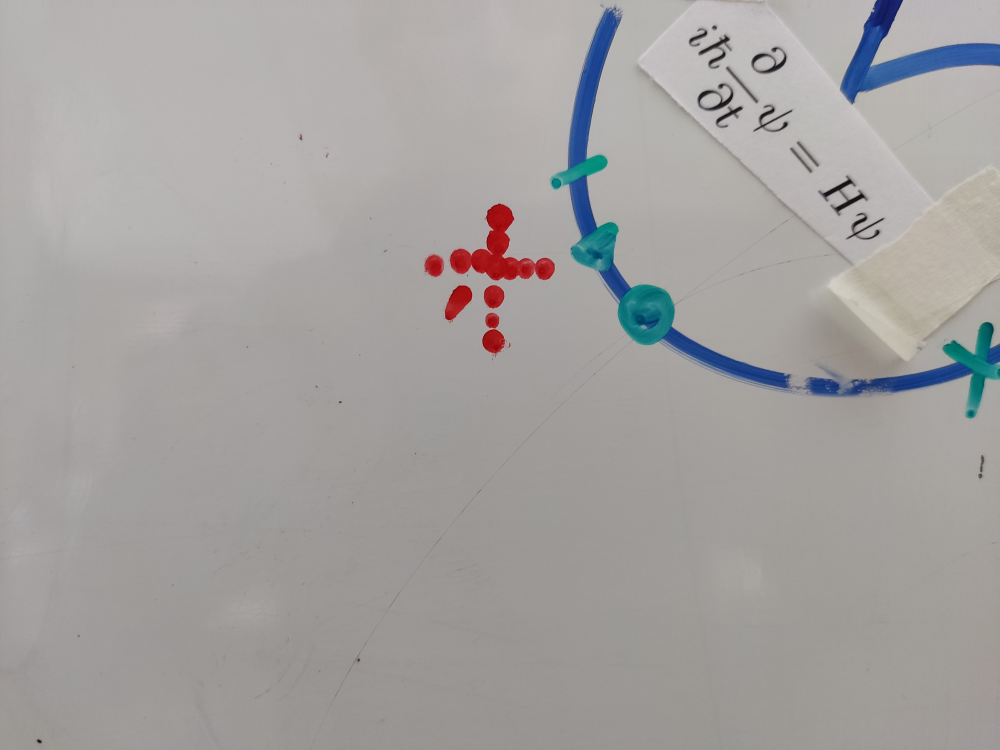
#> input picture eda/eda315-1.jpg, 4000 x 3000 px (shown at 1/4 size)
$ python direction3,2.py
#> lines starting #> are read from the running program, lines starting #| are printed output that depends on the picture; after the words box and inside, x2 and y2 are one past the last pixel; in counts of white or black regions, pixels touching at a corner belong together; long printed decimals are rounded
from exif import Image
from datetime import datetime
import cv2
import math
import numpy as np


# [12 lines of commented-out code are left out]
def get_time_difference(image_1, image_2):
    return "1q"

def convert_to_cv(image_1, image_2):
#> called with image_1 = 'eda315-1.jpg', image_2 = 'eda315-2.jpg'
    image_1_cv = cv2.imread(image_1, 0)
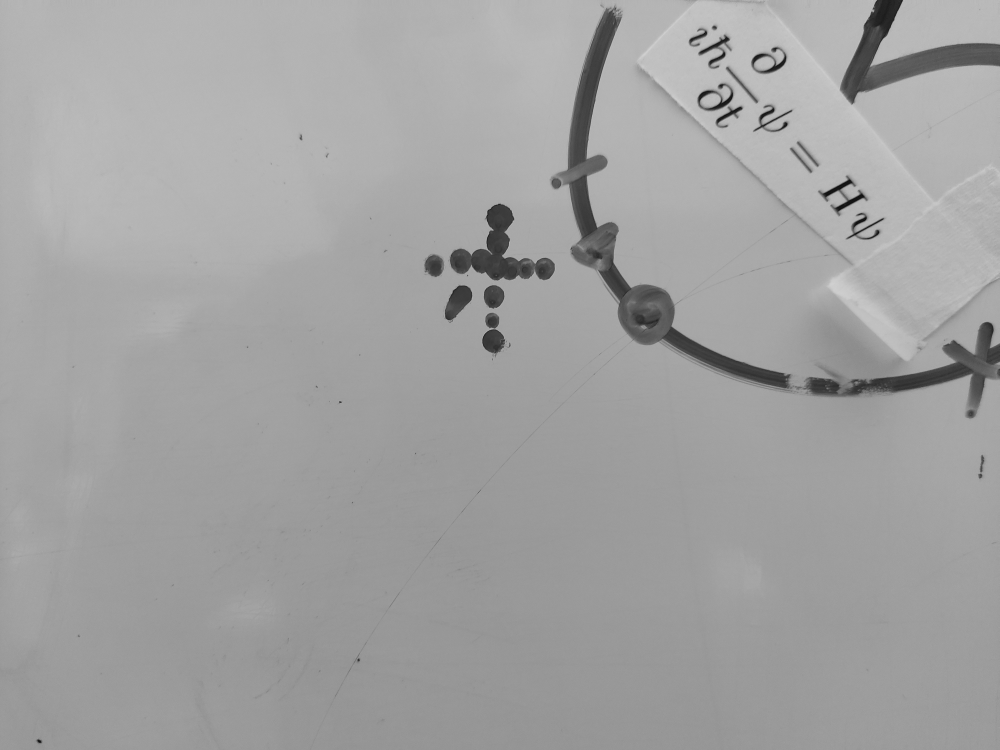
#> image_1_cv: shape (3000, 4000) (shown at 1/4 size); min 0, max 212, mean 161.7
    image_2_cv = cv2.imread(image_2, 0)
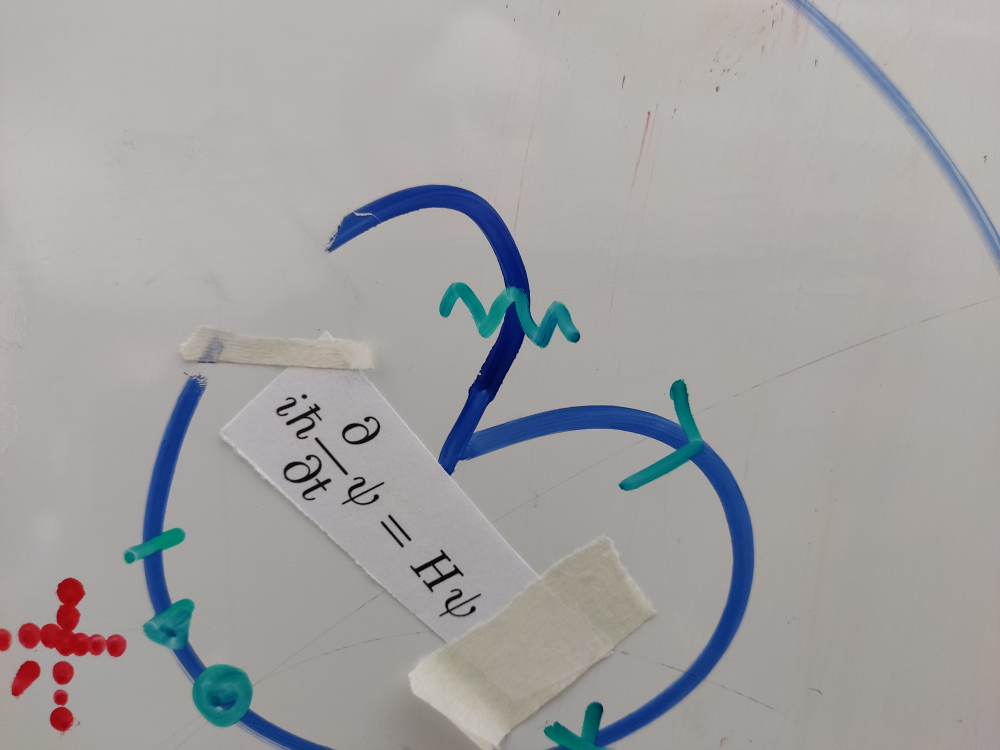
#> input picture eda/eda315-2.jpg, 4000 x 3000 px (shown at 1/4 size)
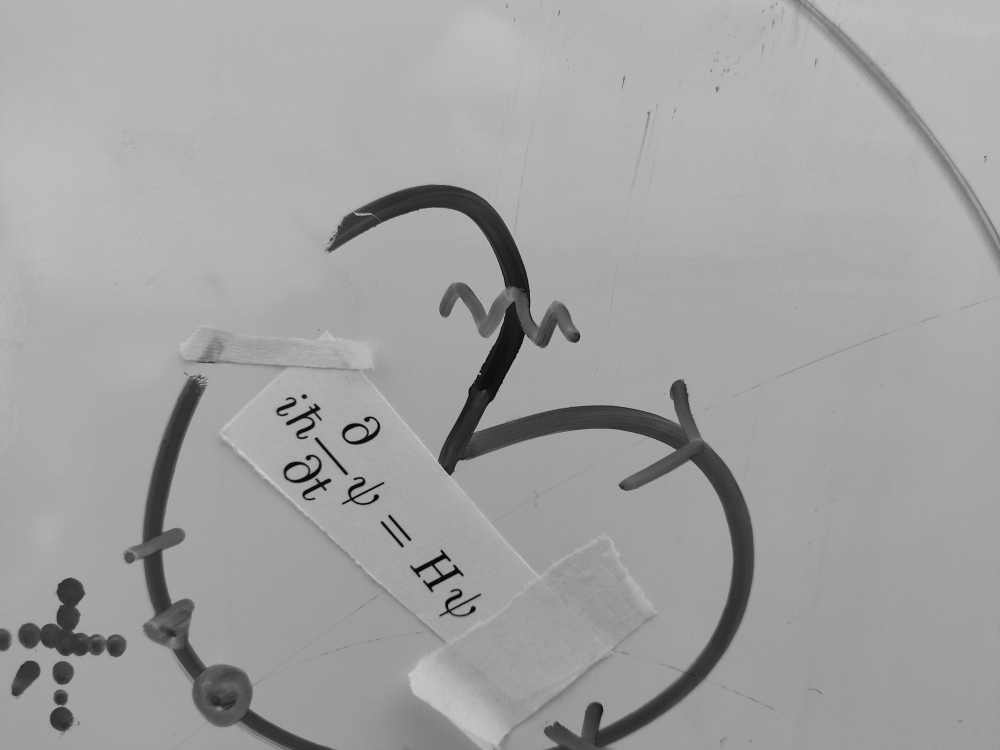
#> image_2_cv: shape (3000, 4000) (shown at 1/4 size); min 0, max 208, mean 161.3
    return image_1_cv, image_2_cv

def calculate_features(image_1, image_2, feature_number):
#> called with feature_number = 1000
    orb = cv2.ORB_create(nfeatures = feature_number)
    keypoints_1, descriptors_1 = orb.detectAndCompute(image_1_cv, None)
#> keypoints_1 = 1000 keypoints; strongest (x, y, size): (1358, 1607, 37.2), (1359, 1609, 31), (1358, 1609, 37.2), (1359, 1606, 44.6)
    keypoints_2, descriptors_2 = orb.detectAndCompute(image_2_cv, None)
#> keypoints_2 = 1000 keypoints; strongest (x, y, size): (1218, 1584, 111.1), (1211, 1584, 111.1), (1221, 1586, 92.6), (1918, 1488, 31)
    return keypoints_1, keypoints_2, descriptors_1, descriptors_2

def calculate_matches(descriptors_1, descriptors_2):
    brute_force = cv2.BFMatcher(cv2.NORM_HAMMING, crossCheck=True)
    matches = brute_force.match(descriptors_1, descriptors_2)
    matches = sorted(matches, key=lambda x: x.distance)
    return matches

image_2 = 'eda315-2.jpg'
image_1 = 'eda315-1.jpg'

def display_matches(image_1_cv, keypoints_1, image_2_cv, keypoints_2, matches):
    match_img = cv2.drawMatches(image_1_cv, keypoints_1, image_2_cv, keypoints_2, matches[:100], None)
    resize = cv2.resize(match_img, (1600,600), interpolation = cv2.INTER_AREA)
    cv2.imshow('matches', resize)
    cv2.waitKey(0)
    cv2.destroyWindow('matches')

def find_matching_coordinates(keypoints_1, keypoints_2, matches):
    coordinates_1 = []
    coordinates_2 = []
    global x_1all_div
    global x_2all_div
    global y_1all_div
    global y_2all_div
    x_1all=0
    x_2all=0
    y_1all=0
    y_2all=0
    counter=0
    for match in matches:
        image_1_idx = match.queryIdx
        image_2_idx = match.trainIdx
        (x1,y1) = keypoints_1[image_1_idx].pt
        (x2,y2) = keypoints_2[image_2_idx].pt
        coordinates_1.append((x1,y1))
        coordinates_2.append((x2,y2))
        counter+=1
        x_1all=x_1all+x1
        x_2all=x_2all+x2
        y_1all=y_1all+y1
        y_2all=y_2all+y2
    x_1all_div=x_1all/counter
    x_2all_div=x_2all/counter
    y_1all_div=y_1all/counter
    y_2all_div=y_2all/counter
    print(x_1all_div)
    print(x_2all_div)
    print(y_1all_div)
    print(y_2all_div)

    global direction_x
    global direction_y
    delta_x = x_1all_div-x_2all_div
    if delta_x > 0:
        direction_x = "left"
    elif delta_x < 0:
        direction_x = "right"
    else:
        direction_x = "null"
    delta_y = y_1all_div-y_2all_div
    if delta_y > 0:
        direction_y = "up"
    elif delta_y < 0:
        direction_y = "down"
    else:
        direction_y = "null"

    delta_x = abs(delta_x)
    delta_y = abs(delta_y)

    tangens_angle_for_general_direction_radians = np.arctan((delta_y)/(delta_x))
    tangens_angle_for_general_direction_degrees = tangens_angle_for_general_direction_radians * (360/(2*np.pi))
    print("Tan angle for direction:", tangens_angle_for_general_direction_degrees, "therefore IMAGE shifted", direction_x, direction_y)


    return coordinates_1, coordinates_2

def calculate_mean_distance(coordinates_1, coordinates_2):
    all_distances = 0
    merged_coordinates = list(zip(coordinates_1, coordinates_2))
    for coordinate in merged_coordinates:
        x_difference = coordinate[0][0] - coordinate[1][0]
        y_difference = coordinate[0][1] - coordinate[1][1]
        distance = math.hypot(x_difference, y_difference)
        all_distances = all_distances + distance
    return all_distances / len(merged_coordinates)
import statistics

def calculate_median_tgangle(coordinates_1, coordinates_2):
    all_tgangles = []
    merged_coordinates = list(zip(coordinates_1, coordinates_2))
    for coordinate in merged_coordinates:
        x_difference = coordinate[0][0] - coordinate[1][0]
        y_difference = coordinate[0][1] - coordinate[1][1]
        if x_difference != 0:
            tgangle = y_difference / (x_difference)
            all_tgangles.append(tgangle)
    return statistics.median(all_tgangles)

def calculate_mean_tgangle(coordinates_1, coordinates_2):
    all_tgangles = 0
    merged_coordinates = list(zip(coordinates_1, coordinates_2))
    for coordinate in merged_coordinates:
        x_difference = coordinate[0][0] - coordinate[1][0]
        y_difference = coordinate[0][1] - coordinate[1][1]
        if x_difference !=0:
            tgangle = y_difference / (x_difference)
            all_tgangles = all_tgangles + tgangle
    return all_tgangles / len(merged_coordinates)


# [4 lines of commented-out code are left out]

time_difference = get_time_difference(image_1, image_2)
image_1_cv, image_2_cv = convert_to_cv(image_1, image_2)
keypoints_1, keypoints_2, descriptors_1, descriptors_2 = calculate_features(image_1_cv, image_2_cv, 1000)
matches = calculate_matches(descriptors_1, descriptors_2)
#> in calculate_matches, `matches = brute_force.match(descriptors_1, descriptors_2)`: matches = 252 matches
#> matches = 252 matches
display_matches(image_1_cv, keypoints_1, image_2_cv, keypoints_2, matches)
#> in display_matches, `match_img = cv2.drawMatches(image_1_cv, keypoints_1, image_2_cv, keypo..`:
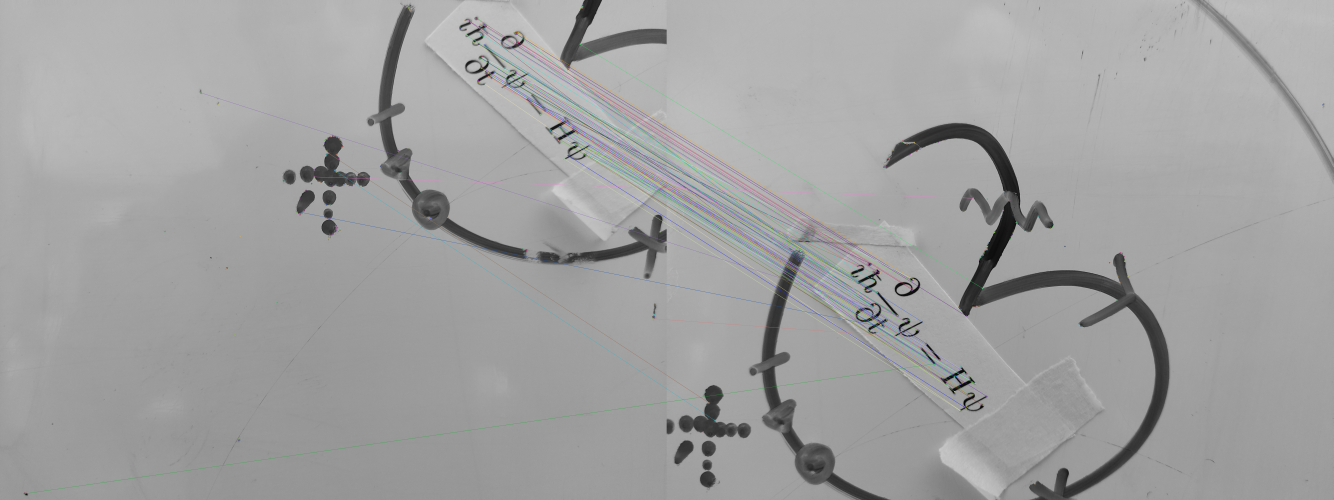
#> match_img: shape (3000, 8000, 3) (shown at 1/6 size); mean of channels 0, 1, 2 161.2, 161.1, 160.9; drawn as B, G, R
coordinates_1, coordinates_2 = find_matching_coordinates(keypoints_1, keypoints_2, matches)
#> the loop in find_matching_coordinates, `for match in matches:` made 252 passes
#> (image_1_idx, image_2_idx, x1, y1, x2, y2, x_1all, x_2all) on passes 1 to 3: (831, 824, 3384.1, 801.2, 1759.2, 2304.2, 3384.1, 1759.2), (949, 943, 2949, 451.5, 1300.7, 1942.1, 6333.1, 3059.9), (995, 997, 2931, 433.6, 1282.8, 1924.2, 9264.1, 4342.7)
#> after the loop in find_matching_coordinates, `for match in matches:`: coordinates_1 = 252 pairs, first value 148 to 3918, second value 31 to 2962; coordinates_2 = 252 pairs, first value 218.9 to 3943.2, second value 624 to 2902; counter = 252; x_1all = 704508.5; x_2all = 381035.9; y_1all = 157224.7; y_2all = 460994
#> in find_matching_coordinates, `x_1all_div=x_1all/counter`: x_1all_div = 2795.7
#> in find_matching_coordinates, `x_2all_div=x_2all/counter`: x_2all_div = 1512
#> in find_matching_coordinates, `y_1all_div=y_1all/counter`: y_1all_div = 623.9
#> in find_matching_coordinates, `y_2all_div=y_2all/counter`: y_2all_div = 1829.3
#| 2795.669
#| 1512.047
#| 623.907
#| 1829.341
#> in find_matching_coordinates, `delta_x = x_1all_div-x_2all_div`: delta_x = 1283.6
#> in find_matching_coordinates, `delta_y = y_1all_div-y_2all_div`: delta_y = -1205.4
#> in find_matching_coordinates, `delta_y = abs(delta_y)`: delta_y = 1205.4
#> in find_matching_coordinates, `tangens_angle_for_general_direction_radians = np.arctan((delta_y)/(del..`: tangens_angle_for_general_direction_radians = 0.754
#> in find_matching_coordinates, `tangens_angle_for_general_direction_degrees = tangens_angle_for_genera..`: tangens_angle_for_general_direction_degrees = 43.2
#| Tan angle for direction: 43.201 therefore IMAGE shifted left down
average_feature_distance = calculate_mean_distance(coordinates_1, coordinates_2)
#> in calculate_mean_distance, `merged_coordinates = list(zip(coordinates_1, coordinates_2))`: merged_coordinates = 252 items
#> the loop in calculate_mean_distance, `for coordinate in merged_coordinates:` made 252 passes
#> coordinate on passes 5 to 7: ((2893.4, 176.2), (1251.1, 1654.2)), ((2908, 503), (1760, 2462)), ((3532, 875), (1694.4, 2324.4))
#speed = calculate_speed_in_kmps(average_feature_distance, 12648, time_difference)
#print(speed)
#print(average_feature_distance)
average_tangens_angle = calculate_mean_tgangle(coordinates_1, coordinates_2)
#> the loop in calculate_mean_tgangle, `for coordinate in merged_coordinates:` made 252 passes
#> coordinate on passes 1 to 3: ((3384.1, 801.2), (1759.2, 2304.2)), ((2949, 451.5), (1300.7, 1942.1)), ((2931, 433.6), (1282.8, 1924.2))
print("average_tangens_angle_radians", average_tangens_angle)
#| average_tangens_angle_radians 1.132
median_tangens_angle = calculate_median_tgangle(coordinates_1, coordinates_2)
#> the loop in calculate_median_tgangle, `for coordinate in merged_coordinates:` made 252 passes
print("median_tangens_angle_radians", median_tangens_angle)
#| median_tangens_angle_radians -0.901

degrees_med = np.arctan(median_tangens_angle)*(360/(2*np.pi))
degrees_avg = np.arctan(average_tangens_angle)*(360/(2*np.pi))

print("mean_tangens_angle_degrees", degrees_med)
#| mean_tangens_angle_degrees -42.020
print("average_tangens_angle_degrees", degrees_avg)
#| average_tangens_angle_degrees 48.548

absolute_value_degrees_med = abs(degrees_med)

edoov_coefficient = ""
if direction_x == "left":
    if direction_y == "up":
        edoov_coefficient = (absolute_value_degrees_med, -1, -1)
        reduced_edoov_coefficient = 270-absolute_value_degrees_med
    if direction_y == "down":
        edoov_coefficient = (absolute_value_degrees_med, -1, 1)
        reduced_edoov_coefficient = 270+absolute_value_degrees_med
if direction_x == "right":
    if direction_y == "up":
        edoov_coefficient = (absolute_value_degrees_med, 1, -1)
        reduced_edoov_coefficient = 90+absolute_value_degrees_med
    if direction_y == "down":
        edoov_coefficient = (absolute_value_degrees_med, 1, 1)
        reduced_edoov_coefficient = 90-absolute_value_degrees_med

negated_reduced_edoov_coefficient = reduced_edoov_coefficient+180
if negated_reduced_edoov_coefficient > 360:
    negated_reduced_edoov_coefficient-=360
print(edoov_coefficient)
#| (42.020, -1, 1)
print("obraz", reduced_edoov_coefficient)
#| obraz 312.020
print("let", negated_reduced_edoov_coefficient)
#| let 132.020

latitude = 0
alpha_k=np.arcsin((np.cos(51.6*(np.pi/180)))/(np.cos(latitude*(np.pi/180))))
alpha_k = alpha_k*(180/np.pi)

print("alfonsoov koeficient", alpha_k)
poloha_severu=360-reduced_edoov_coefficient-alpha_k
print(poloha_severu)
#| 9.580


# [15 lines of commented-out code are left out]
import cv2

# path
path = r'C:\Users\kiv\Documents\direction\lol2.jpg'

# Reading an image in default mode
image = cv2.imread(path)
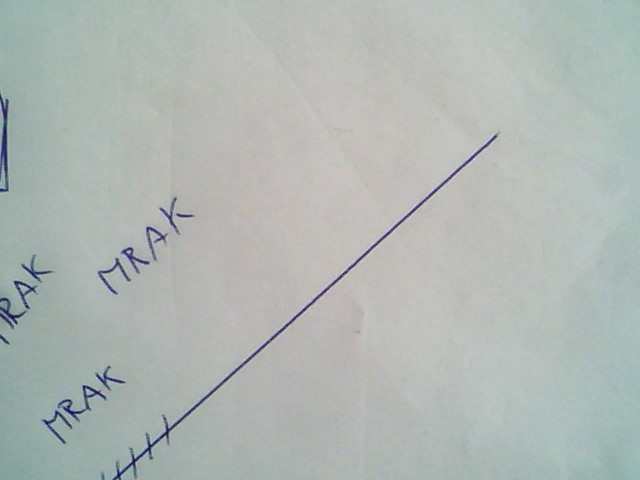
#> input picture eda/lol2.jpg, 640 x 480 px, found by its file name
#> image is the input picture: shape (480, 640, 3); mean B, G, R 180.1, 183.8, 176.7

# Window name in which image is displayed
window_name = 'Image'

# font
font = cv2.FONT_HERSHEY_SIMPLEX

# org
org = (50, 50)

# fontScale
fontScale = 1

# Blue color in BGR
color = (0, 0, 255)

# Line thickness of 2 px
thickness = 2

text="Sever je na " + str(round(poloha_severu,1)) + ", 0=up;90=right"

# Using cv2.putText() method
image = cv2.putText(image, text, org, font,
                   fontScale, color, thickness, cv2.LINE_AA)
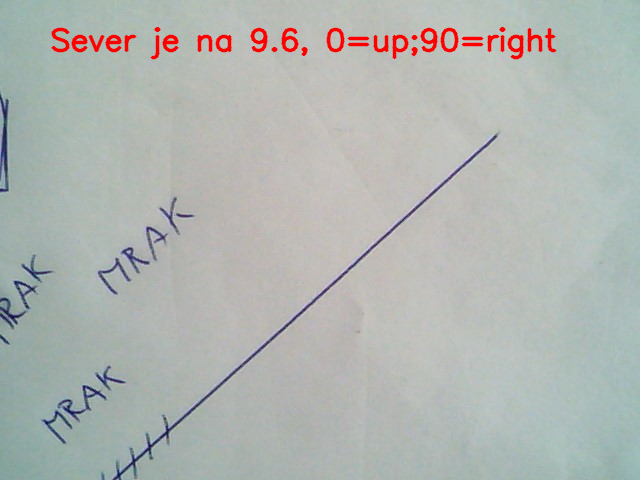
#> image: shape (480, 640, 3); 1.72% of pixels changed, all inside (x1, y1, x2, y2) = (51, 27, 557, 60)

# Displaying the image
cv2.imshow(window_name, image)
cv2.waitKey(0)
cv2.destroyAllWindows()
